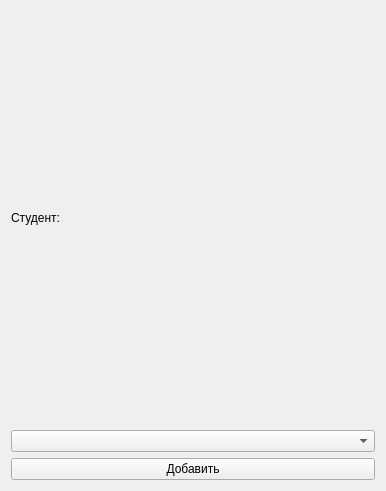
<?xml version="1.0" encoding="UTF-8"?>
<ui version="4.0">
 <class>AddCompGroup</class>
 <widget class="QWidget" name="AddCompGroup">
  <property name="geometry">
   <rect>
    <x>0</x>
    <y>0</y>
    <width>386</width>
    <height>491</height>
   </rect>
  </property>
  <property name="windowTitle">
   <string>Form</string>
  </property>
  <layout class="QGridLayout" name="gridLayout">
   <item row="0" column="0">
    <layout class="QVBoxLayout" name="verticalLayout">
     <item>
      <widget class="QLabel" name="label">
       <property name="text">
        <string>Студент:</string>
       </property>
      </widget>
     </item>
     <item>
      <widget class="QComboBox" name="comboBox"/>
     </item>
     <item>
      <widget class="QPushButton" name="pushButton">
       <property name="text">
        <string>Добавить</string>
       </property>
      </widget>
     </item>
    </layout>
   </item>
  </layout>
 </widget>
 <resources/>
 <connections/>
</ui>
